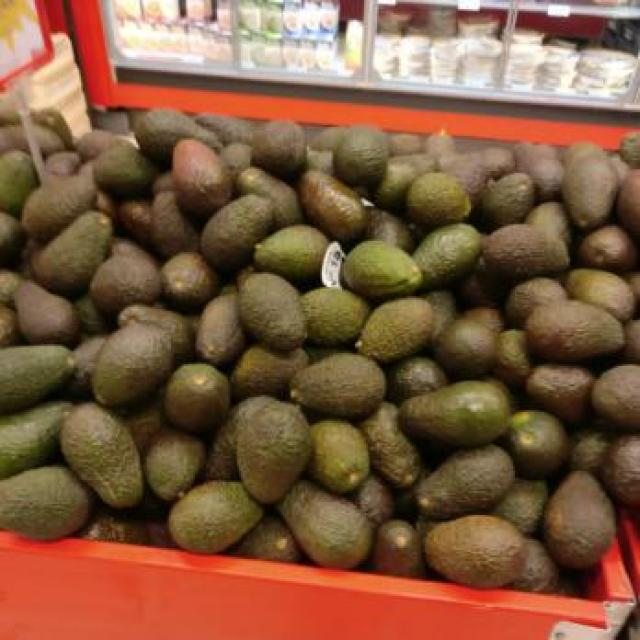
#> input picture images/test.jpg, 640 x 640 px
$ python evaluate_complex_conditions.py --input ../images/test.jpg
#> lines starting #> are read from the running program, lines starting #| are printed output that depends on the picture; after the words box and inside, x2 and y2 are one past the last pixel; in counts of white or black regions, pixels touching at a corner belong together
### image_enhancement.py
"""复杂光照与反光条件下的轻量 OpenCV 离线增强工具。"""
import cv2
import numpy as np


LOW_LIGHT_THRESHOLD = 85.0
HIGHLIGHT_V_THRESHOLD = 235
HIGHLIGHT_S_THRESHOLD = 45


def image_metrics(image_bgr):
    """返回便于比较增强前后效果的基础灰度指标。"""
    _validate_image(image_bgr)
    gray = cv2.cvtColor(image_bgr, cv2.COLOR_BGR2GRAY)
    p05, p95 = np.percentile(gray, [5, 95])
    return {
        'mean_brightness': round(float(gray.mean()), 3),
        'contrast_std': round(float(gray.std()), 3),
        'dynamic_range_p95_p05': round(float(p95 - p05), 3),
    }


def enhance_low_light(image_bgr, brightness_threshold=LOW_LIGHT_THRESHOLD):
    """暗图执行自动 Gamma、轻度降噪和 CLAHE；正常图保持不变。"""
    _validate_image(image_bgr)
    before = image_metrics(image_bgr)
    if before['mean_brightness'] >= brightness_threshold:
        return image_bgr.copy(), {
            'applied': False,
            'gamma': 1.0,
            'threshold': float(brightness_threshold),
            'before': before,
            'after': before,
        }

    mean = max(before['mean_brightness'], 1.0)
    target_brightness = 80.0
    gamma = float(np.clip(
        np.log(target_brightness / 255.0) / np.log(mean / 255.0),
        0.60, 0.95))
    table = np.array(
        [((i / 255.0) ** gamma) * 255 for i in range(256)],
        dtype=np.uint8)
    denoised = cv2.bilateralFilter(image_bgr, 7, 35, 35)
    corrected = cv2.LUT(denoised, table)

    lab = cv2.cvtColor(corrected, cv2.COLOR_BGR2LAB)
    l_channel, a_channel, b_channel = cv2.split(lab)
    clahe = cv2.createCLAHE(clipLimit=1.3, tileGridSize=(8, 8))
    enhanced = cv2.cvtColor(
        cv2.merge((clahe.apply(l_channel), a_channel, b_channel)),
        cv2.COLOR_LAB2BGR)
    return enhanced, {
        'applied': True,
        'gamma': round(gamma, 4),
        'threshold': float(brightness_threshold),
        'before': before,
        'after': image_metrics(enhanced),
    }


def detect_highlights(image_bgr, v_threshold=HIGHLIGHT_V_THRESHOLD,
                      s_threshold=HIGHLIGHT_S_THRESHOLD):
    """使用 HSV 高亮度、低饱和度条件检测疑似白色高光。"""
    _validate_image(image_bgr)
    hsv = cv2.cvtColor(image_bgr, cv2.COLOR_BGR2HSV)
    v_channel = hsv[:, :, 2]
    relative_v_threshold = max(140, int(np.percentile(v_channel, 97)))
    effective_v_threshold = min(v_threshold, relative_v_threshold)
    effective_s_threshold = max(s_threshold, 80)
    brightness_mask = cv2.inRange(
        hsv, np.array((0, 0, effective_v_threshold), dtype=np.uint8),
        np.array((179, effective_s_threshold, 255), dtype=np.uint8))
    local_mean = cv2.GaussianBlur(v_channel, (0, 0), 9)
    local_peak = cv2.subtract(v_channel, local_mean)
    _, local_peak_mask = cv2.threshold(
        local_peak, 12, 255, cv2.THRESH_BINARY)
    mask = cv2.bitwise_and(brightness_mask, local_peak_mask)
    kernel = cv2.getStructuringElement(cv2.MORPH_ELLIPSE, (3, 3))
    mask = cv2.morphologyEx(mask, cv2.MORPH_OPEN, kernel)
    mask = cv2.morphologyEx(mask, cv2.MORPH_CLOSE, kernel, iterations=2)

    contours, _ = cv2.findContours(
        mask, cv2.RETR_EXTERNAL, cv2.CHAIN_APPROX_SIMPLE)
    area = int(cv2.countNonZero(mask))
    return mask, {
        'area_px': area,
        'area_ratio': round(area / float(mask.size), 6),
        'fragment_count': len(contours),
        'v_threshold': int(effective_v_threshold),
        's_threshold': int(effective_s_threshold),
    }


def suppress_highlights(image_bgr, highlight_mask, strength=0.72):
    """压低疑似高光区域亮度，不尝试恢复已丢失的真实纹理。"""
    _validate_image(image_bgr)
    if highlight_mask.shape != image_bgr.shape[:2]:
        raise ValueError('highlight mask shape must match image')
    strength = float(np.clip(strength, 0.0, 1.0))
    expanded = cv2.dilate(highlight_mask, np.ones((5, 5), np.uint8))
    alpha = cv2.GaussianBlur(expanded, (0, 0), 3).astype(np.float32) / 255.0
    alpha = alpha[:, :, None] * strength
    hsv = cv2.cvtColor(image_bgr, cv2.COLOR_BGR2HSV)
    compressed = hsv.copy()
    compressed[:, :, 2] = np.clip(
        hsv[:, :, 2].astype(np.float32) * 0.45,
        0, 255).astype(np.uint8)
    compressed_bgr = cv2.cvtColor(compressed, cv2.COLOR_HSV2BGR)
    return np.clip(
        image_bgr.astype(np.float32) * (1.0 - alpha)
        + compressed_bgr.astype(np.float32) * alpha,
        0, 255).astype(np.uint8)


def reflective_cover_risk(image_bgr, highlight_mask, highlight_stats=None):
    """根据启发式特征输出疑似反光覆盖风险，而非确定性判断。"""
    _validate_image(image_bgr)
    if highlight_mask.shape != image_bgr.shape[:2]:
        raise ValueError('highlight mask shape must match image')
    if highlight_stats is None:
        _, highlight_stats = detect_highlights(image_bgr)

    edges = cv2.Canny(cv2.cvtColor(image_bgr, cv2.COLOR_BGR2GRAY), 80, 160)
    dilated_mask = cv2.dilate(highlight_mask, np.ones((3, 3), np.uint8))
    covered = max(cv2.countNonZero(dilated_mask), 1)
    edge_density = cv2.countNonZero(cv2.bitwise_and(edges, dilated_mask)) / covered
    area_score = min(float(highlight_stats['area_ratio']) / 0.12, 1.0)
    fragment_score = min(float(highlight_stats['fragment_count']) / 12.0, 1.0)
    edge_score = min(float(edge_density) / 0.18, 1.0)
    score = float(np.clip(
        0.50 * area_score + 0.25 * fragment_score + 0.25 * edge_score,
        0.0, 1.0))
    return {
        'possible_reflective_cover': score >= 0.45,
        'risk_score': round(score, 4),
        'edge_density_near_highlights': round(float(edge_density), 6),
    }


def analyze_complex_conditions(image_bgr):
    """运行完整离线分析，返回生成图和可序列化指标。"""
    enhanced, low_light = enhance_low_light(image_bgr)
    mask, highlights = detect_highlights(image_bgr)
    suppressed = suppress_highlights(image_bgr, mask)
    source_gray = cv2.cvtColor(image_bgr, cv2.COLOR_BGR2GRAY)
    suppressed_gray = cv2.cvtColor(suppressed, cv2.COLOR_BGR2GRAY)
    selected = mask > 0
    if np.any(selected):
        before_mean = float(source_gray[selected].mean())
        after_mean = float(suppressed_gray[selected].mean())
        reduction = (before_mean - after_mean) / max(before_mean, 1.0)
    else:
        before_mean = after_mean = reduction = 0.0
    highlights['suppression'] = {
        'mean_brightness_before': round(before_mean, 3),
        'mean_brightness_after': round(after_mean, 3),
        'brightness_reduction_ratio': round(float(reduction), 4),
    }
    risk = reflective_cover_risk(image_bgr, mask, highlights)
    result = {
        'mode': 'offline_demonstration',
        'source_metrics': image_metrics(image_bgr),
        'low_light': low_light,
        'highlights': highlights,
        'reflective_cover_risk': risk,
        'limitations': [
            'highlight_suppressed only reduces glare brightness and does not restore lost texture',
            'possible_reflective_cover is a heuristic risk signal, not proof of plastic film',
            'physical polarization requires a polarizing filter',
        ],
    }
    images = {
        'low_light_enhanced': enhanced,
        'highlight_mask': mask,
        'highlight_suppressed': suppressed,
    }
    return images, result


# [5 lines left out: function _gamma_transform, not called in this run]


def _validate_image(image_bgr):
    if image_bgr is None or image_bgr.size == 0:
        raise ValueError('image must not be empty')
    if image_bgr.ndim != 3 or image_bgr.shape[2] != 3:
        raise ValueError('image must be a BGR color image')

### tools/evaluate_complex_conditions.py
"""离线评估复杂光照与反光图像增强效果。"""
import argparse
import json
import os
import sys

import cv2

ROOT = os.path.dirname(os.path.dirname(os.path.abspath(__file__)))
if ROOT not in sys.path:
    sys.path.insert(0, ROOT)

from image_enhancement import analyze_complex_conditions


def main():
    parser = argparse.ArgumentParser()
    parser.add_argument('--input', required=True, help='待评估图片')
    parser.add_argument('--output-dir', default='complex_conditions_output')
    args = parser.parse_args()

    original = cv2.imread(args.input)
#> original is the input picture: shape (640, 640, 3); mean B, G, R 62.6, 89.3, 126.3
    if original is None:
        raise FileNotFoundError(f'无法读取图片: {args.input}')

    images, result = analyze_complex_conditions(original)
#> in image_metrics, `gray = cv2.cvtColor(image_bgr, cv2.COLOR_BGR2GRAY)`:
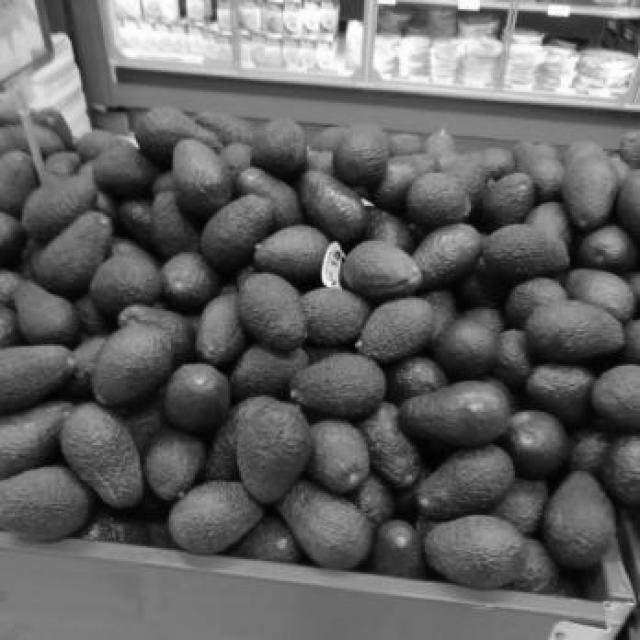
#> gray: shape (640, 640); min 0, max 255, mean 97.3
#> in image_metrics, `p05, p95 = np.percentile(gray, [5, 95])`: p05 = 15; p95 = 209
#> in enhance_low_light, `before = image_metrics(image_bgr)`: before = {'mean_brightness': 97.31, 'contrast_std': 55.09, 'dynamic_range_p95_p05': 194}
#> in analyze_complex_conditions, `enhanced, low_light = enhance_low_light(image_bgr)`: low_light = 5 items
#> in detect_highlights, `hsv = cv2.cvtColor(image_bgr, cv2.COLOR_BGR2HSV)`: hsv: shape (640, 640, 3); mean H, S, V 20.1, 142.4, 126.5
#> in detect_highlights, `v_channel = hsv[:, :, 2]`:
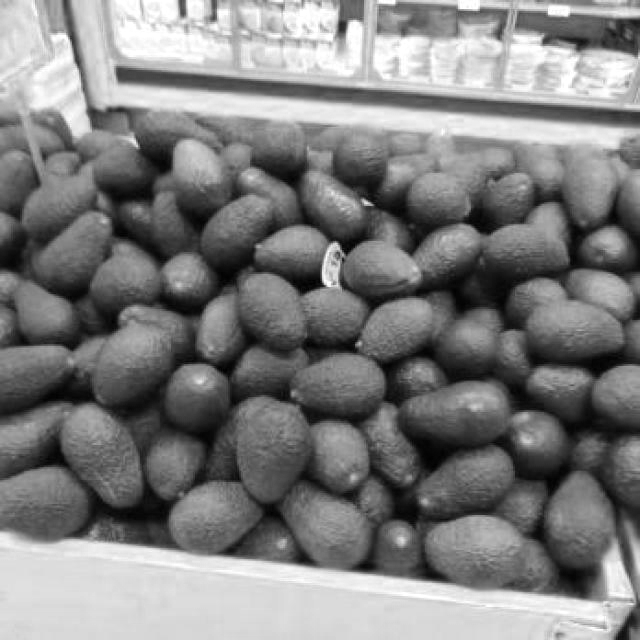
#> v_channel: shape (640, 640); min 0, max 255, mean 126.5
#> in detect_highlights, `relative_v_threshold = max(140, int(np.percentile(v_channel, 97)))`: relative_v_threshold = 241
#> in detect_highlights, `effective_v_threshold = min(v_threshold, relative_v_threshold)`: effective_v_threshold = 235
#> in detect_highlights, `brightness_mask = cv2.inRange( hsv, np.array((0, 0, effective_v_thresh..`:
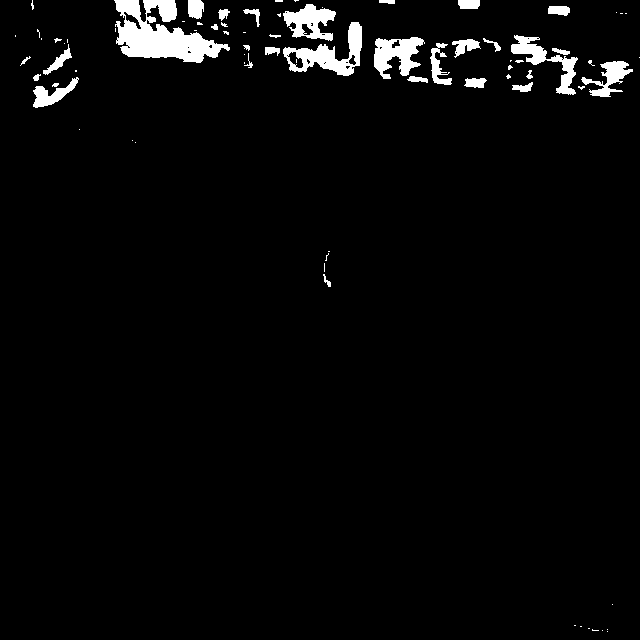
#> brightness_mask: shape (640, 640); 3.2% white; 77 white regions (46 under 20 px), largest, box (x1, y1, x2, y2) and area: (114, 0, 230, 63) 3782, (283, 22, 362, 76) 1616, (374, 37, 425, 79) 1240
#> in detect_highlights, `_, local_peak_mask = cv2.threshold( local_peak, 12, 255, cv2.THRESH_BI..`: local_peak_mask: shape (640, 640); 28.7% white; 860 white regions (625 under 20 px), largest, box (x1, y1, x2, y2) and area: (72, 0, 640, 149) 12385, (121, 22, 640, 110) 10213, (0, 532, 635, 640) 9975
#> in detect_highlights, `mask = cv2.bitwise_and(brightness_mask, local_peak_mask)`: mask: shape (640, 640); 2.5% white; 102 white regions (63 under 20 px), largest, box (x1, y1, x2, y2) and area: (511, 35, 578, 95) 1048, (374, 37, 425, 79) 1042, (283, 4, 336, 41) 942
#> in detect_highlights, `mask = cv2.morphologyEx(mask, cv2.MORPH_OPEN, kernel)`: mask: shape (640, 640); 2.3% white; 66 white regions (23 under 20 px), largest, box (x1, y1, x2, y2) and area: (283, 4, 336, 38) 718, (121, 46, 204, 63) 593, (395, 37, 424, 76) 530
#> in detect_highlights, `mask = cv2.morphologyEx(mask, cv2.MORPH_CLOSE, kernel, iterations=2)`:
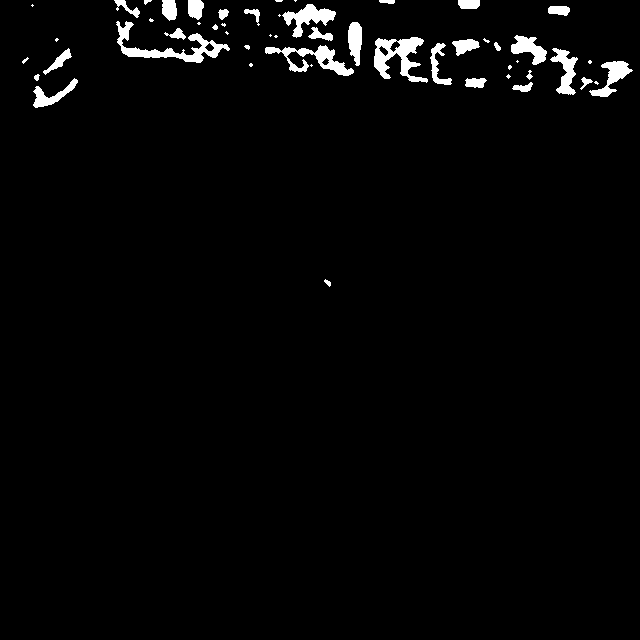
#> mask: shape (640, 640); 2.4% white; 52 white regions (19 under 20 px)
#> in detect_highlights, `contours, _ = cv2.findContours( mask, cv2.RETR_EXTERNAL, cv2.CHAIN_APP..`: contours = 52 contours, 24 with area under 20; largest, box (x1, y1, x2, y2) and area: (374, 37, 428, 83) 1140, (116, 21, 230, 63) 1108, (265, 45, 354, 76) 814, (282, 4, 336, 38) 674, (550, 48, 578, 95) 528
#> in detect_highlights, `area = int(cv2.countNonZero(mask))`: area = 9891
#> in analyze_complex_conditions, `mask, highlights = detect_highlights(image_bgr)`: highlights = {'area_px': 9891, 'area_ratio': 0.0241, 'fragment_count': 52, 'v_threshold': 235, 's_threshold': 80}
#> in suppress_highlights, `expanded = cv2.dilate(highlight_mask, np.ones((5, 5), np.uint8))`: expanded: shape (640, 640); 4.6% white; 29 white regions, largest, box (x1, y1, x2, y2) and area: (263, 2, 364, 78) 4113, (509, 33, 635, 99) 3160, (112, 0, 232, 65) 2915
#> in suppress_highlights, `compressed[:, :, 2] = np.clip( hsv[:, :, 2].astype(np.float32) * 0.45,..`: compressed: shape (640, 640, 3); mean H, S, V 20.1, 142.4, 56.4
#> in suppress_highlights, `compressed_bgr = cv2.cvtColor(compressed, cv2.COLOR_HSV2BGR)`:
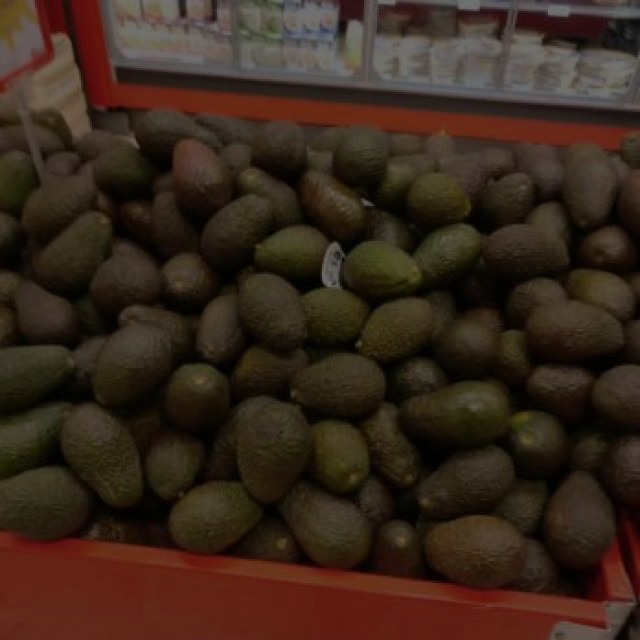
#> compressed_bgr: shape (640, 640, 3); mean B, G, R 27.5, 39.3, 56.3
#> in analyze_complex_conditions, `suppressed_gray = cv2.cvtColor(suppressed, cv2.COLOR_BGR2GRAY)`:
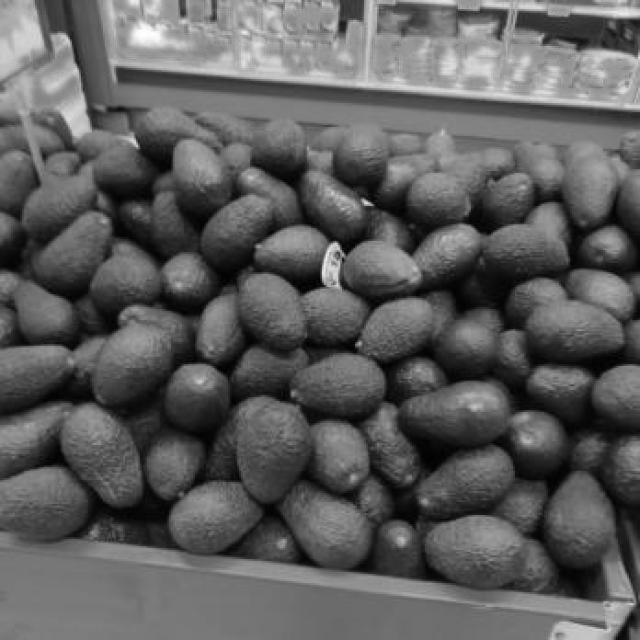
#> suppressed_gray: shape (640, 640); min 0, max 254, mean 93.2
#> in analyze_complex_conditions, `selected = mask > 0`: selected: shape (640, 640) bool; 2.4% white; 52 white regions (19 under 20 px), largest, box (x1, y1, x2, y2) and area: (116, 21, 230, 63) 1242, (374, 37, 428, 83) 1166, (265, 45, 354, 76) 922
#> in analyze_complex_conditions, `before_mean = float(source_gray[selected].mean())`: before_mean = 238
#> in analyze_complex_conditions, `after_mean = float(suppressed_gray[selected].mean())`: after_mean = 151.1
#> in analyze_complex_conditions, `reduction = (before_mean - after_mean) / max(before_mean, 1.0)`: reduction = 0.365
#> in reflective_cover_risk, `edges = cv2.Canny(cv2.cvtColor(image_bgr, cv2.COLOR_BGR2GRAY), 80, 160)`: edges: shape (640, 640); 4.4% white in thin lines or dots
#> in reflective_cover_risk, `dilated_mask = cv2.dilate(highlight_mask, np.ones((3, 3), np.uint8))`:
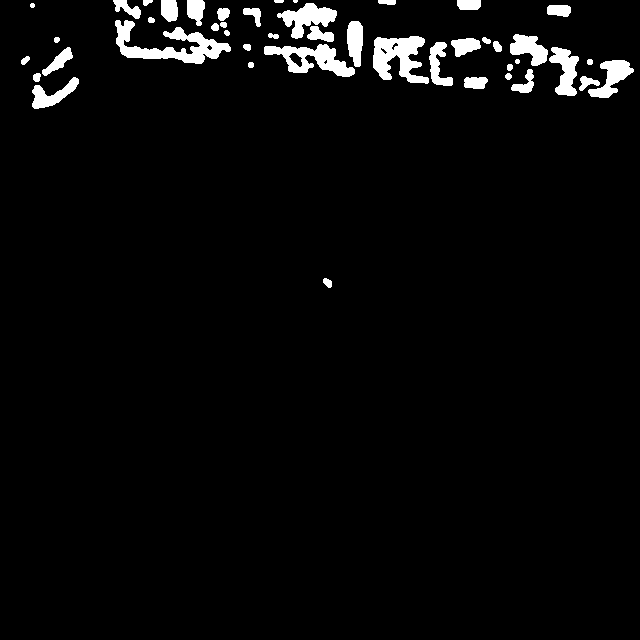
#> dilated_mask: shape (640, 640); 3.5% white; 45 white regions (1 under 20 px), largest, box (x1, y1, x2, y2) and area: (115, 20, 231, 64) 1986, (373, 36, 429, 84) 1600, (264, 44, 355, 77) 1379
#> in reflective_cover_risk, `covered = max(cv2.countNonZero(dilated_mask), 1)`: covered = 14348
#> in reflective_cover_risk, `edge_density = cv2.countNonZero(cv2.bitwise_and(edges, dilated_mask)) ..`: edge_density = 0.0664
#> in reflective_cover_risk, `area_score = min(float(highlight_stats['area_ratio']) / 0.12, 1.0)`: area_score = 0.201
#> in reflective_cover_risk, `fragment_score = min(float(highlight_stats['fragment_count']) / 12.0, ..`: fragment_score = 1
#> in reflective_cover_risk, `edge_score = min(float(edge_density) / 0.18, 1.0)`: edge_score = 0.369
#> in reflective_cover_risk, `score = float(np.clip( 0.50 * area_score + 0.25 * fragment_score + 0.2..`: score = 0.443
#> in analyze_complex_conditions, `risk = reflective_cover_risk(image_bgr, mask, highlights)`: risk = {'possible_reflective_cover': False, 'risk_score': 0.443, 'edge_density_near_highlights': 0.0664}
#> images = 3 items; result = 6 items
    os.makedirs(args.output_dir, exist_ok=True)
    outputs = {
        'original.jpg': original,
        'low_light_enhanced.jpg': images['low_light_enhanced'],
        'highlight_mask.png': images['highlight_mask'],
        'highlight_suppressed.jpg': images['highlight_suppressed'],
    }
    for name, image in outputs.items():
        if not cv2.imwrite(os.path.join(args.output_dir, name), image):
            raise OSError(f'无法写入输出图片: {name}')
#> this loop made 4 passes
    result['input'] = os.path.abspath(args.input)
    result['outputs'] = list(outputs)
    with open(os.path.join(args.output_dir, 'result.json'), 'w',
              encoding='utf-8') as f:
        json.dump(result, f, ensure_ascii=False, indent=2)
    print(json.dumps(result, ensure_ascii=False, indent=2))
#> (printed output is left out)


if __name__ == '__main__':
    main()
